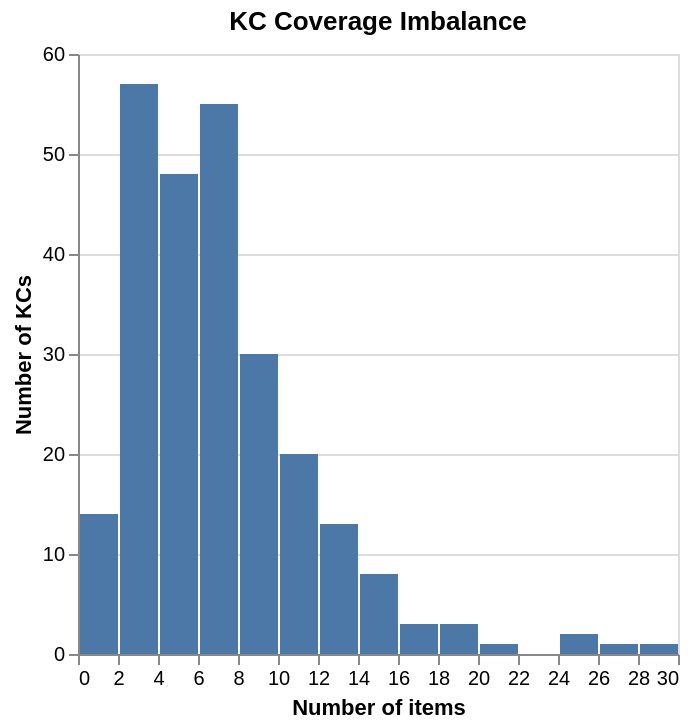

The notebook cell saved with this chart:
### Code cell
chart = alt.Chart(kc_coverage).mark_bar().encode(
    x=alt.X('num_items', title='Number of items').bin(maxbins=15),
    y=alt.Y('count()', title='Number of KCs'),
    tooltip=['count()']  
).properties(
    title='KC Coverage Imbalance'
)
chart

### Figure 1 — Vega-Lite specification as saved in the notebook (floating-point values rounded to 4 significant figures; data arrays with more than 128 entries replaced by an {"elided": "..."} marker saying what was removed)
{"config": {"view": {"continuousWidth": 300, "continuousHeight": 300}}, "data": {"name": "data-7a07c57c9bb2dedcc6fe39202a4a5670"}, "mark": {"type": "bar"}, "encoding": {"tooltip": [{"aggregate": "count", "type": "quantitative"}], "x": {"bin": {"maxbins": 15}, "field": "num_items", "title": "Number of items", "type": "quantitative"}, "y": {"aggregate": "count", "title": "Number of KCs", "type": "quantitative"}}, "title": "KC Coverage Imbalance", "$schema": "https://vega.github.io/schema/vega-lite/v6.4.1.json", "datasets": {"data-7a07c57c9bb2dedcc6fe39202a4a5670": {"elided": "256 records"}}}
